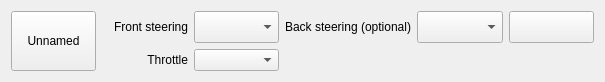
<?xml version="1.0" encoding="UTF-8"?>
<ui version="4.0">
 <class>WheeledLobeWidget</class>
 <widget class="QWidget" name="WheeledLobeWidget">
  <property name="geometry">
   <rect>
    <x>0</x>
    <y>0</y>
    <width>605</width>
    <height>79</height>
   </rect>
  </property>
  <property name="windowTitle">
   <string>Form</string>
  </property>
  <layout class="QGridLayout" name="gridLayout">
   <item row="0" column="2">
    <widget class="ActuatorSelector" name="comboBoxLimitSwitchStartPin">
     <property name="enabled">
      <bool>true</bool>
     </property>
     <property name="sizePolicy">
      <sizepolicy hsizetype="Minimum" vsizetype="Minimum">
       <horstretch>0</horstretch>
       <verstretch>0</verstretch>
      </sizepolicy>
     </property>
     <property name="toolTip">
      <string>The actuator responsible for steering the forward facing set of wheels.</string>
     </property>
    </widget>
   </item>
   <item row="0" column="1">
    <widget class="QLabel" name="label">
     <property name="sizePolicy">
      <sizepolicy hsizetype="Minimum" vsizetype="Minimum">
       <horstretch>0</horstretch>
       <verstretch>0</verstretch>
      </sizepolicy>
     </property>
     <property name="text">
      <string>Front steering</string>
     </property>
     <property name="alignment">
      <set>Qt::AlignRight|Qt::AlignTrailing|Qt::AlignVCenter</set>
     </property>
    </widget>
   </item>
   <item row="0" column="3">
    <widget class="QLabel" name="label_3">
     <property name="sizePolicy">
      <sizepolicy hsizetype="Minimum" vsizetype="Minimum">
       <horstretch>0</horstretch>
       <verstretch>0</verstretch>
      </sizepolicy>
     </property>
     <property name="text">
      <string>Back steering (optional)</string>
     </property>
     <property name="alignment">
      <set>Qt::AlignRight|Qt::AlignTrailing|Qt::AlignVCenter</set>
     </property>
    </widget>
   </item>
   <item row="1" column="2">
    <widget class="ActuatorSelector" name="comboBoxLimitSwitchStartPin_2">
     <property name="enabled">
      <bool>true</bool>
     </property>
     <property name="sizePolicy">
      <sizepolicy hsizetype="Minimum" vsizetype="Minimum">
       <horstretch>0</horstretch>
       <verstretch>0</verstretch>
      </sizepolicy>
     </property>
     <property name="toolTip">
      <string>The actuator representing the forward motion of the vehicle.</string>
     </property>
    </widget>
   </item>
   <item row="0" column="4">
    <widget class="ActuatorSelector" name="comboBoxLimitSwitchStartPin_3">
     <property name="enabled">
      <bool>true</bool>
     </property>
     <property name="sizePolicy">
      <sizepolicy hsizetype="Minimum" vsizetype="Minimum">
       <horstretch>0</horstretch>
       <verstretch>0</verstretch>
      </sizepolicy>
     </property>
     <property name="toolTip">
      <string>The actuator responsible for steering the backward facing set of wheels.</string>
     </property>
    </widget>
   </item>
   <item row="1" column="1">
    <widget class="QLabel" name="label_2">
     <property name="sizePolicy">
      <sizepolicy hsizetype="Minimum" vsizetype="Minimum">
       <horstretch>0</horstretch>
       <verstretch>0</verstretch>
      </sizepolicy>
     </property>
     <property name="text">
      <string>Throttle</string>
     </property>
     <property name="alignment">
      <set>Qt::AlignRight|Qt::AlignTrailing|Qt::AlignVCenter</set>
     </property>
    </widget>
   </item>
   <item row="0" column="0" rowspan="2">
    <widget class="QPushButton" name="pushButtonName">
     <property name="sizePolicy">
      <sizepolicy hsizetype="Minimum" vsizetype="Minimum">
       <horstretch>0</horstretch>
       <verstretch>0</verstretch>
      </sizepolicy>
     </property>
     <property name="toolTip">
      <string>Click to change the name of this actuator</string>
     </property>
     <property name="text">
      <string>Unnamed</string>
     </property>
    </widget>
   </item>
   <item row="0" column="5">
    <widget class="QPushButton" name="pushButtonDelete">
     <property name="sizePolicy">
      <sizepolicy hsizetype="Minimum" vsizetype="Minimum">
       <horstretch>0</horstretch>
       <verstretch>0</verstretch>
      </sizepolicy>
     </property>
     <property name="minimumSize">
      <size>
       <width>32</width>
       <height>32</height>
      </size>
     </property>
     <property name="text">
      <string/>
     </property>
     <property name="icon">
      <iconset resource="../../libres/resources/icons.qrc">
       <normaloff>:/icons/trash.svg</normaloff>:/icons/trash.svg</iconset>
     </property>
    </widget>
   </item>
  </layout>
 </widget>
 <customwidgets>
  <customwidget>
   <class>ActuatorSelector</class>
   <extends>QComboBox</extends>
   <header location="global">hardware/actuator/ActuatorSelector.hpp</header>
  </customwidget>
 </customwidgets>
 <resources>
  <include location="../../libres/resources/icons.qrc"/>
 </resources>
 <connections/>
</ui>
